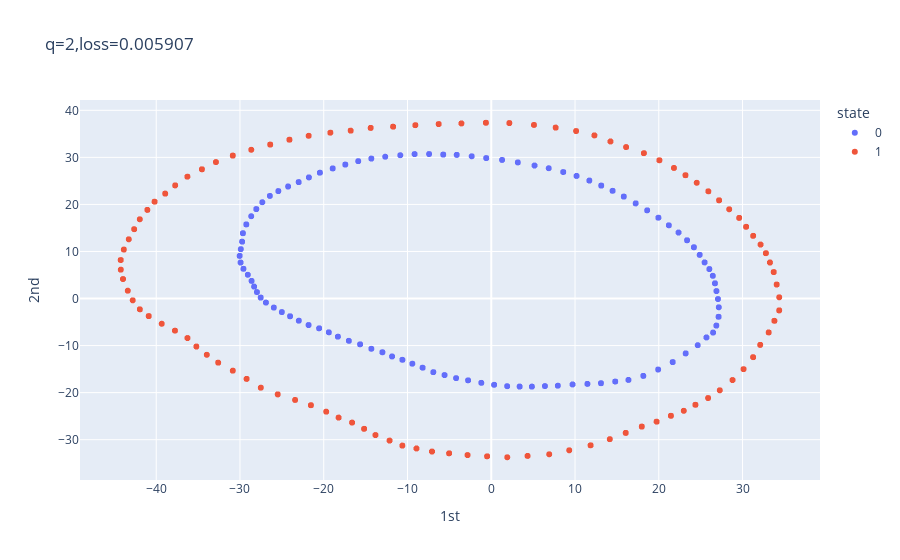

Notebook source saved alongside this figure:
### Code cell
Adam = tf.keras.optimizers.Adam(learning_rate=0.001,beta_1=0.9,beta_2=0.999,epsilon=1e-07)
SGD = tf.keras.optimizers.SGD(learning_rate=0.01,momentum=0.0,nesterov=False)
model.compile(loss='mse',optimizer=SGD)
history = model.fit(X,X,epochs=10000,verbose=0,callbacks=[CustomCallback()])

### Figure 1 — Plotly figure (JSON) as saved in the notebook; plotly's stock layout.template omitted (floating-point values rounded to 4 significant figures; data arrays with more than 128 entries replaced by an {"elided": "..."} marker saying what was removed)
{"data": [{"hovertemplate": "state=0<br>1st=%{x}<br>2nd=%{y}<br>shift=%{text}<extra></extra>", "legendgroup": "0", "marker": {"color": "#636efa", "symbol": "circle"}, "mode": "markers+text", "name": "0", "showlegend": true, "text": {"elided": "10000 int values"}, "type": "scattergl", "x": {"elided": "10000 float values"}, "xaxis": "x", "y": {"elided": "10000 float values"}, "yaxis": "y"}, {"hovertemplate": "state=1<br>1st=%{x}<br>2nd=%{y}<br>shift=%{text}<extra></extra>", "legendgroup": "1", "marker": {"color": "#EF553B", "symbol": "circle"}, "mode": "markers+text", "name": "1", "showlegend": true, "text": {"elided": "10000 int values"}, "type": "scattergl", "x": {"elided": "10000 float values"}, "xaxis": "x", "y": {"elided": "10000 float values"}, "yaxis": "y"}], "layout": {"autosize": true, "legend": {"title": {"text": "state"}, "tracegroupgap": 0}, "title": {"text": "q=2,loss=0.005907"}, "xaxis": {"anchor": "y", "autorange": true, "domain": [0, 1], "range": [-49.26, 39.4], "title": {"text": "1st"}, "type": "linear"}, "yaxis": {"anchor": "x", "autorange": true, "domain": [0, 1], "range": [-38.74, 42.36], "title": {"text": "2nd"}, "type": "linear"}}}
